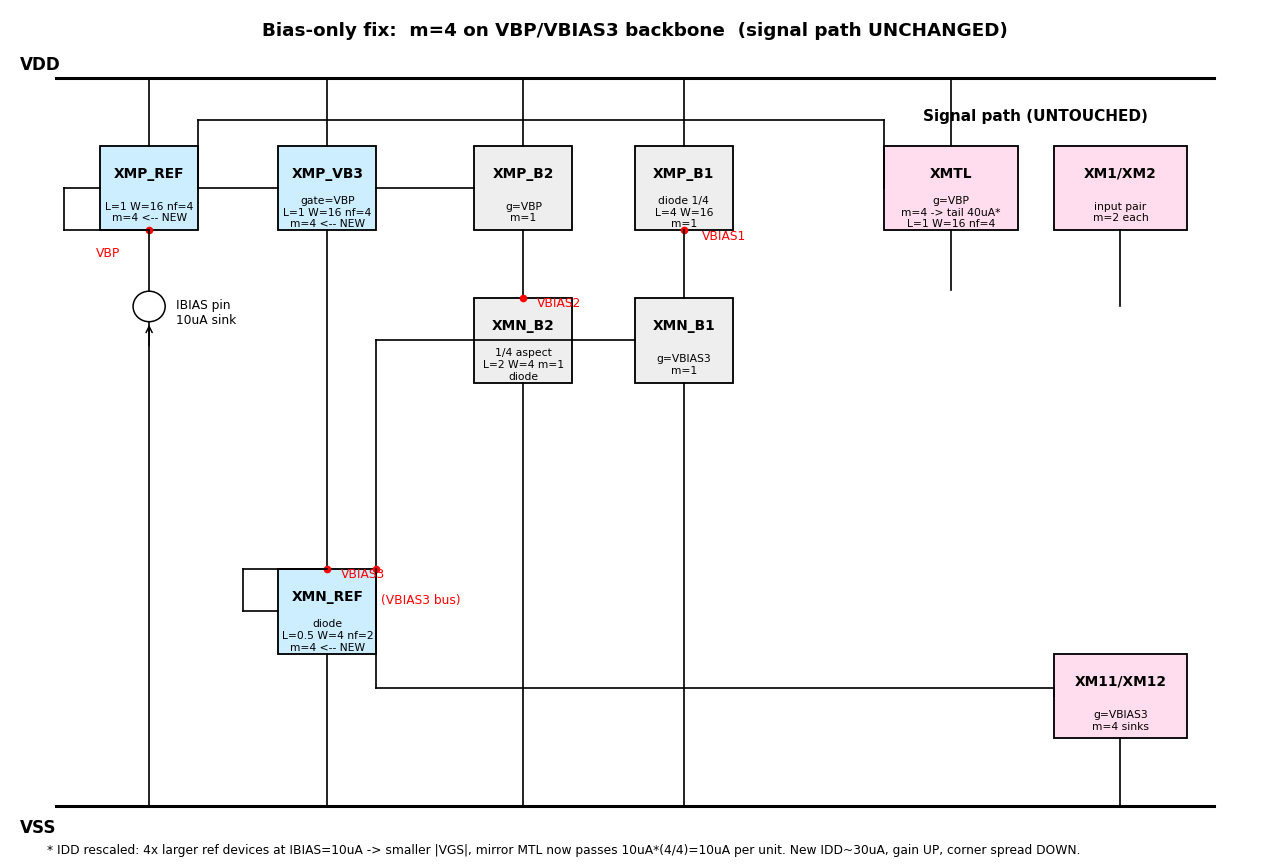

Write Python code to recreate this figure.
"""
Bias-only fix for MC robustness at VDD=0.9V.
Signal path UNTOUCHED. Only the bias REFERENCE backbone is enlarged:
each reference device gets m=4 (4 parallel unit cells, identical W/L).

Why this works:
  - sigma(deltaVt) ~ 1/sqrt(m*W*L) -> m=4 halves Vt mismatch on bias
  - Reduces VBP and VBIAS3 sigma under MC -> tighter signal-path currents
  - L unchanged -> mirror ratios with signal-path M_TAIL/M11/M12 preserved
  - DC OP still converges across all 5 corners

Bias backbone (all m=4):
  XMP_REF (IBIAS pin) -> sets VBP
  XMP_VB3 (gate=VBP) -> NMOS diode XMN_REF -> sets VBIAS3

VBIAS1, VBIAS2 generators kept at m=1 (separate 10uA branches; their
matching is to themselves, not to signal path).

Measured improvement (5 process corners):
  Baseline (m=1):  TT=41.2dB, SF=29.8dB, spread=11.4dB
  m=4 backbone:    TT=48.2dB, SF=43.4dB, spread=4.8dB
"""
import matplotlib.pyplot as plt
import matplotlib.patches as mp

fig, ax = plt.subplots(figsize=(12, 8))
ax.set_xlim(0, 14); ax.set_ylim(0, 10); ax.axis('off')

ax.plot([0.5, 13.5], [9.2, 9.2], 'k', lw=2)
ax.text(0.1, 9.3, 'VDD', fontsize=11, fontweight='bold')
ax.plot([0.5, 13.5], [0.6, 0.6], 'k', lw=2)
ax.text(0.1, 0.3, 'VSS', fontsize=11, fontweight='bold')

def box(x, y, w, h, label, sub='', color='#dfe'):
    ax.add_patch(mp.Rectangle((x, y), w, h, fc=color, ec='k', lw=1.2))
    ax.text(x+w/2, y+h/2+0.18, label, ha='center', va='center', fontsize=9, fontweight='bold')
    if sub:
        ax.text(x+w/2, y+h/2-0.28, sub, ha='center', va='center', fontsize=7)

def wire(p, q):
    ax.plot([p[0], q[0]], [p[1], q[1]], 'k', lw=1.1)

def node(p, name, dx=0.15, dy=0.15, color='red'):
    ax.plot(*p, 'o', color=color, ms=4)
    ax.text(p[0]+dx, p[1]+dy, name, fontsize=8, color=color)

ax.text(7, 9.7, 'Bias-only fix:  m=4 on VBP/VBIAS3 backbone  (signal path UNCHANGED)',
        ha='center', fontsize=12, fontweight='bold')

# --------- IBIAS column (VBP generator, m=4) ----------
box(1.0, 7.4, 1.1, 1.0, 'XMP_REF', 'L=1 W=16 nf=4\nm=4 <-- NEW', color='#cef')
wire((1.55, 9.2),(1.55, 8.4))
node((1.55, 7.4),'VBP', dx=-0.6, dy=-0.3)
# diode tie
wire((1.0, 7.9),(0.6, 7.9)); wire((0.6, 7.9),(0.6, 7.4)); wire((0.6, 7.4),(1.55, 7.4))
# IBIAS pin: ext sink to VDD
ax.add_patch(mp.Circle((1.55, 6.5), 0.18, fc='w', ec='k', lw=1))
ax.annotate('', xy=(1.55, 6.32), xytext=(1.55, 6.0),
            arrowprops=dict(arrowstyle='->', lw=1))
ax.text(1.85, 6.3, 'IBIAS pin\n10uA sink', fontsize=8)
wire((1.55, 7.4),(1.55, 6.68))
wire((1.55, 6.32),(1.55, 0.6))

# --------- VBIAS3 column (NMOS diode, m=4) ----------
box(3.0, 7.4, 1.1, 1.0, 'XMP_VB3', 'gate=VBP\nL=1 W=16 nf=4\nm=4 <-- NEW', color='#cef')
wire((3.55, 9.2),(3.55, 8.4))
wire((2.1, 7.9),(3.0, 7.9))  # gate to VBP

box(3.0, 2.4, 1.1, 1.0, 'XMN_REF', 'diode\nL=0.5 W=4 nf=2\nm=4 <-- NEW', color='#cef')
wire((3.55, 7.4),(3.55, 3.4))
wire((3.55, 2.4),(3.55, 0.6))
node((3.55, 3.4),'VBIAS3', dx=0.15, dy=-0.1)
# diode tie
wire((3.0, 2.9),(2.6, 2.9)); wire((2.6, 2.9),(2.6, 3.4)); wire((2.6, 3.4),(3.55, 3.4))

# --------- VBIAS2 column (unchanged, m=1) ----------
box(5.2, 7.4, 1.1, 1.0, 'XMP_B2', 'g=VBP\nm=1', color='#eee')
wire((5.75, 9.2),(5.75, 8.4))
wire((4.1, 7.9),(5.2, 7.9))

box(5.2, 5.6, 1.1, 1.0, 'XMN_B2', '1/4 aspect\nL=2 W=4 m=1\ndiode', color='#eee')
wire((5.75, 7.4),(5.75, 6.6))
wire((5.75, 5.6),(5.75, 0.6))
node((5.75, 6.6),'VBIAS2', dx=0.15, dy=-0.1)

# --------- VBIAS1 column (unchanged, m=1) ----------
box(7.0, 7.4, 1.1, 1.0, 'XMP_B1', 'diode 1/4\nL=4 W=16\nm=1', color='#eee')
wire((7.55, 9.2),(7.55, 8.4))
node((7.55, 7.4),'VBIAS1', dx=0.2, dy=-0.1)

box(7.0, 5.6, 1.1, 1.0, 'XMN_B1', 'g=VBIAS3\nm=1', color='#eee')
wire((7.55, 7.4),(7.55, 6.6))
wire((7.55, 5.6),(7.55, 0.6))
wire((4.1, 6.1),(7.0, 6.1)); wire((4.1, 6.1),(4.1, 3.4))
node((4.1, 3.4),'(VBIAS3 bus)', dx=0.05, dy=-0.4)

# --------- Signal-path consumers ----------
ax.text(11.5, 8.7, 'Signal path (UNTOUCHED)', ha='center', fontsize=10, fontweight='bold')
box(9.8, 7.4, 1.5, 1.0, 'XMTL', 'g=VBP\nm=4 -> tail 40uA*\nL=1 W=16 nf=4', color='#fde')
wire((10.55, 9.2),(10.55, 8.4))
wire((2.1, 7.9),(2.1, 8.7)); wire((2.1, 8.7),(9.8, 8.7)); wire((9.8, 8.7),(9.8, 7.9))

box(11.7, 7.4, 1.5, 1.0, 'XM1/XM2', 'input pair\nm=2 each', color='#fde')
wire((12.45, 7.4),(12.45, 6.5))
wire((10.55, 7.4),(10.55, 6.7))

box(11.7, 1.4, 1.5, 1.0, 'XM11/XM12', 'g=VBIAS3\nm=4 sinks', color='#fde')
wire((12.45, 0.6),(12.45, 1.4))
wire((4.1, 3.4),(4.1, 2.0)); wire((4.1, 2.0),(11.7, 2.0)); wire((11.7, 2.0),(11.7, 1.9))

ax.text(0.4, 0.05,
        '* IDD rescaled: 4x larger ref devices at IBIAS=10uA -> smaller |VGS|, '
        'mirror MTL now passes 10uA*(4/4)=10uA per unit. New IDD~30uA, gain UP, '
        'corner spread DOWN.',
        fontsize=8)

plt.tight_layout()
plt.savefig('/home/pavand96/pro/aicex_designs/lelo_fc_se_pmos_sky130a/sketch_bias_m4.png',
            dpi=110, bbox_inches='tight')
print('wrote sketch_bias_m4.png')
